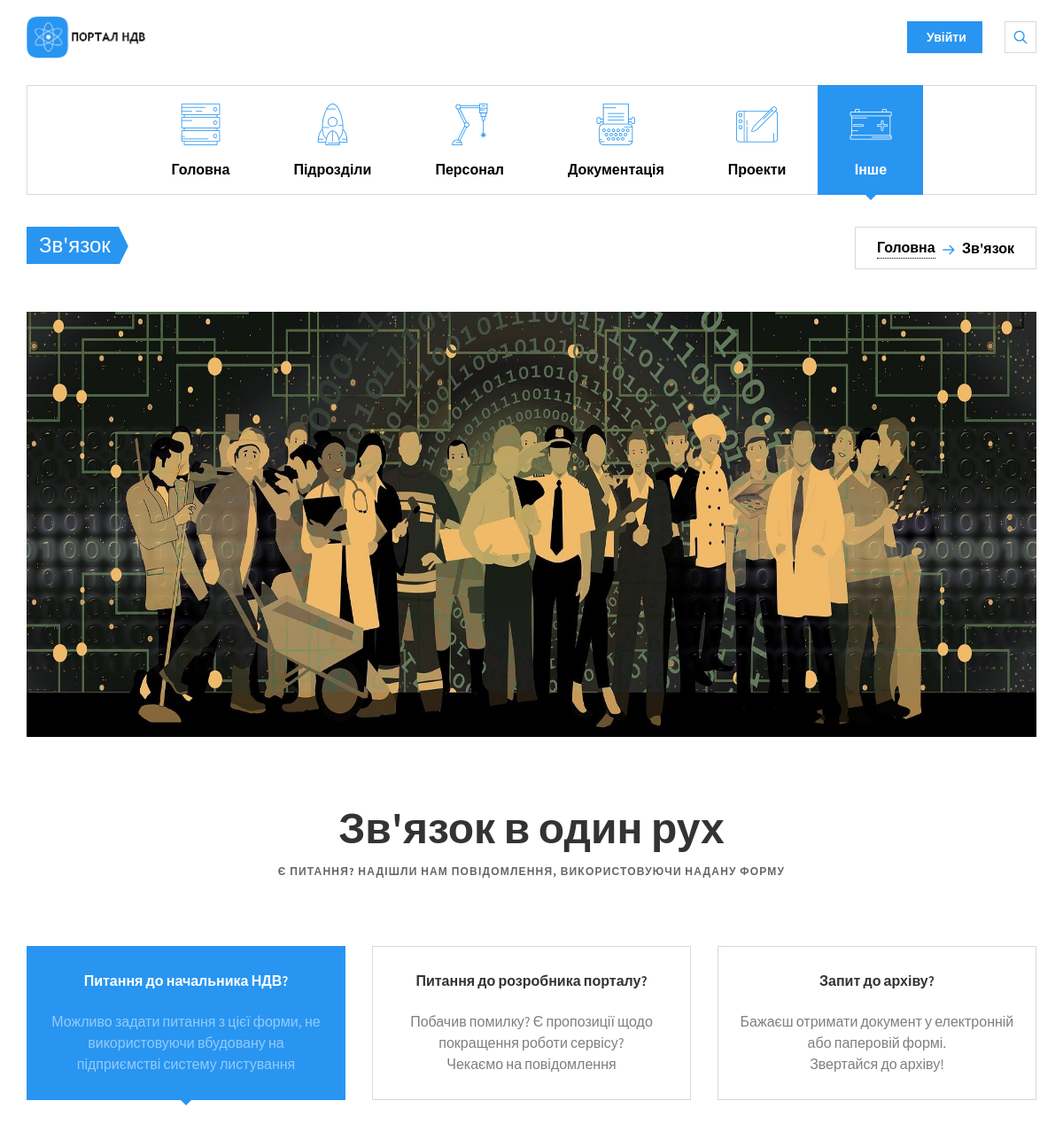
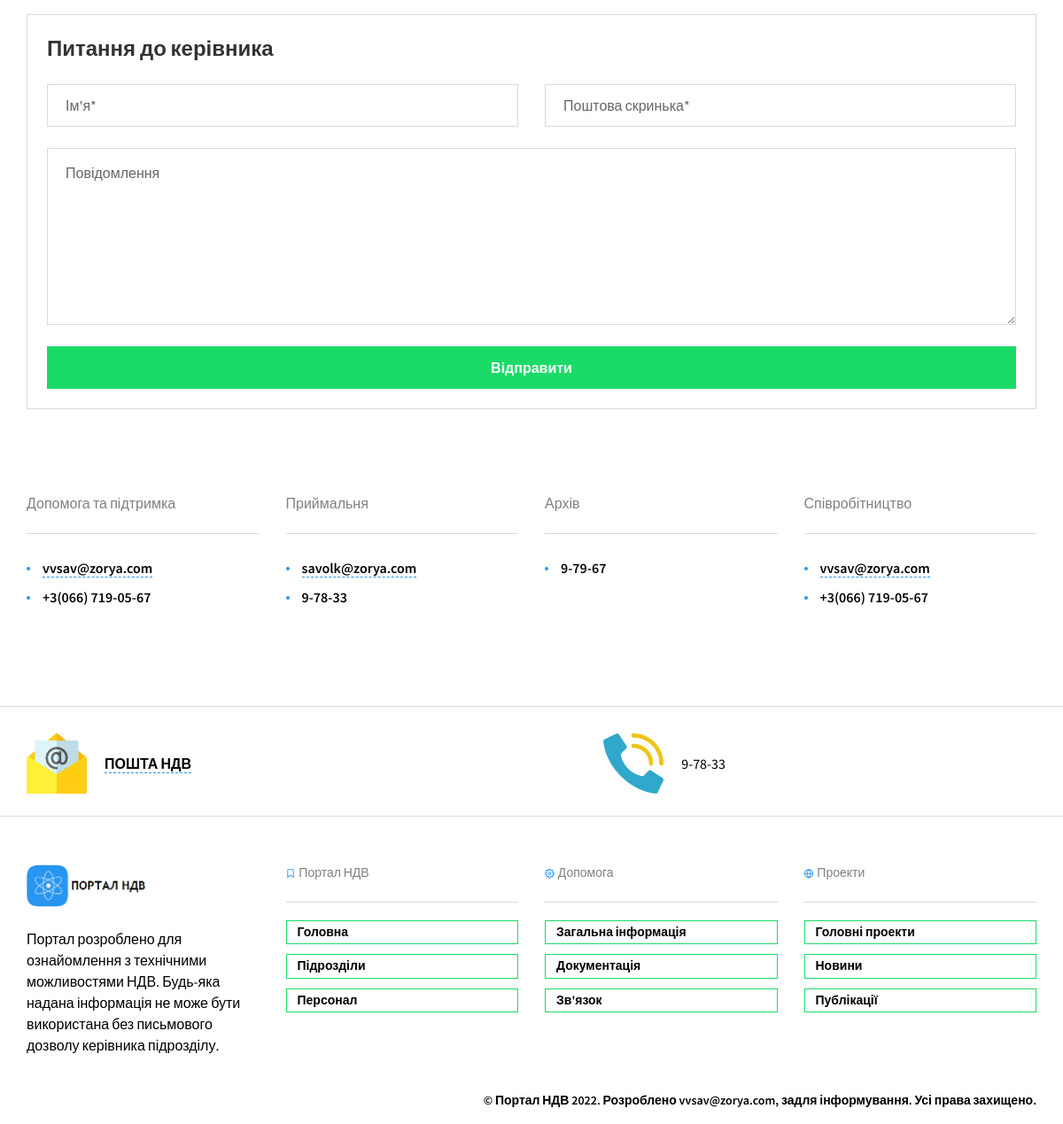
/contacts/, run on the app's committed database (2 pictures, top to bottom).
### nio_app/models.py (models this page shows, shortened)
class Main(models.Model):
    name = models.CharField(max_length=200, help_text='не більше ніж 200 символів',
                            verbose_name='Назва підрозділу')
    abr = models.CharField(max_length=10, help_text='не більше ніж 10 символів',
                           verbose_name='Абрівіатура підрозділу')
    slug = models.SlugField(max_length=200, unique=True, verbose_name='URL', db_index=True)
    divisions = models.ManyToManyField('Divisions', verbose_name='Підрозділи')
    description = models.TextField(max_length=5000, help_text='Введіть короткий опис підрозділу',
                                   verbose_name='Опис підрозділу')
    num_staff = models.IntegerField(verbose_name='Кількість персоналу', null=True, blank=True)
    num_projects = models.IntegerField(verbose_name='Кількість проектів', null=True, blank=True)
    num_docs = models.IntegerField(verbose_name='Загальна кількість документації', null=True, blank=True)
    boss = models.CharField(max_length=200, help_text='не більше ніж 200 символів',
                            verbose_name='ПІБ керівника')
    photo = models.ImageField(upload_to="workers_foto/", verbose_name="Фото")
    objects = models.Manager()
    """Визначення загальної кількості персоналу"""
    def staff(self):
        num = 0
        for d in self.divisions.all():
            if d.num_staff:
                num += d.num_staff
                self.num_staff = num
            else:
                self.num_staff = 0
        return self.num_staff
    staff.short_description = 'Загальна кількість персоналу'
    class Meta:
        verbose_name = 'Загальна інфо'
        verbose_name_plural = 'Загальна інфо'

class Staff(models.Model):
    fio = models.CharField(max_length=100, help_text='не більше ніж 100 символів',
                           verbose_name='ПІБ')
    slug = models.SlugField(max_length=100, unique=True, verbose_name='URL', db_index=True)
    div = models.ForeignKey(Divisions, on_delete=models.SET_NULL, verbose_name='Підрозділ', null=True)
    tabel = models.CharField(max_length=5, help_text='не більше ніж 5 символів', verbose_name='Табельный номер',
                             unique=True)
    prof = models.CharField(max_length=100, help_text='не більше ніж 100 символів',
                            verbose_name='Посада')
    oklad = models.IntegerField(verbose_name='Оклад')
    birthday = models.DateField(verbose_name="Дата народження", blank=True)
    phone = models.CharField(max_length=18, help_text='формат +38(ХХХ)-ХХХ-ХХ-ХХ',
                             verbose_name='Номер телефону')
    adress = models.CharField(max_length=100, help_text='формат пр/вул/провулок ХХХХХ д.ХХ кв.ХХ',
                              verbose_name='Домашня адреса')
    photo = models.ImageField(upload_to="workers_foto/", verbose_name="Фото")
    objects = models.Manager()
    class Meta:
        verbose_name = 'Персонал'
        verbose_name_plural = 'Персонал'
        ordering = ['fio']

### nio_app/views.py (the view)
# urls.py: path('contacts/', contacts, name='contacts'),
def contacts(request):
    context = {}
    context.update(CONTEXT)
    context['dev'] = Staff.objects.get(tabel='654')
    context['sec'] = Staff.objects.get(tabel='633')
    context['arh'] = Staff.objects.get(tabel='672')
    return render(request, 'nio_app/contacts.html', context=context)

### nio_app/templates/nio_app/contacts.html (shortened to what this page needs)
{% extends 'nio_app/base_portal.html' %}
{% load static %}
{% block main %}
<li class="menu-item-has-children">
  {% endblock main %}
  {% block divs %}
<li class="menu-item-has-children">
  {% endblock divs %}
  {% block staff %}
<li class="menu-item-has-children">
  {% endblock staff %}
  {% block docs %}
<li class="menu-item-has-children">
  {% endblock docs %}
  {% block projects %}
<li class="menu-item-has-children">
  {% endblock projects %}
  {% block other %}
<li class="menu-item-has-children current-menu-item">
  {% endblock other %}
{% block content %}
    <section class="page-title">
      <div class="container">
        <div class="inner">
          <div class="column">
            <div class="title">
              <a href="{% url 'nio_app:contacts' %}">
              <h1>Зв'язок</h1>
              </a>
            </div>
          </div>
          <div class="column">
            <div class="breadcrumbs">
              <a href="{% url 'nio_app:index_portal' %}">Головна</a>
              <span class="delimiter"><i class="icon-arrow-right"></i></span>
              <span>Зв'язок</span>
            </div>
          </div>
        </div>
      </div>
    </section>
<section class="master-slider ms-skin-default space-bottom-3x" id="contact-slider">
  <div class="ms-slide">
    <img src="{% static 'nio_app/masterslider/style/blank.gif' %}" data-src="{% static 'nio_app/img/sliders/contacts/web-gbcaf51ee2_1920.jpg' %}" alt="lorem ipsum dolor sit"/>
  </div>
  <div class="ms-slide">
  </div>
  <div class="ms-slide">
  </div>
</section>
<section class="container padding-bottom-3x">
  <h2 class="block-title text-center">
    Зв'язок в один рух
    <small>Є питання? Надішли нам повідомлення, використовуючи надану форму</small>
  </h2>
  <div class="tile-tabs padding-top padding-bottom">
    <div class="row">
      <div class="col-sm-4">
        <a href="#ndv" class="tab active" data-toggle="tab">
          <h3 class="tab-title">Питання до начальника НДВ?</h3>
          <p>Можливо задати питання з цієї форми, не використовуючи вбудовану на підприємстві систему листування</p>
        </a>
      </div>
      <div class="col-sm-4">
        <a href="#dev" class="tab" data-toggle="tab">
          <h3 class="tab-title">Питання до розробника порталу?</h3>
          <p>Побачив помилку? Є пропозиції щодо покращення роботи сервісу?<br>Чекаємо на повідомлення</p>
        </a>
      </div>
      <div class="col-sm-4">
        <a href="#doc" class="tab" data-toggle="tab">
          <h3 class="tab-title">Запит до архіву?</h3>
          <p>Бажаєш отримати документ у електронній або паперовій формі.<br>Звертайся до архіву!</p>
        </a>
      </div>
    </div>
    <div class="tab-content">
      <div role="tabpanel" class="tab-pane transition fade scale in active" id="ndv">
        <h4>Питання до керівника</h4>
        <form method="post" class="row" autocomplete="off">
          <div class="col-sm-6">
            <input type="text" class="form-control" placeholder="Ім'я*" required>
          </div>
          <div class="col-sm-6">
            <input type="email" class="form-control" placeholder="Поштова скринька*" required>
          </div>
          <div class="col-sm-12">
            <textarea class="form-control" rows="7" placeholder="Повідомлення"></textarea>
          </div>
          <div class="col-sm-12">
            <button type="submit" class="btn btn-primary btn-block space-top-none space-bottom-none">Відправити</button>
          </div>
        </form>
      </div>
    </div>
  </div>
</section>
<section class="container">
  <div class="row">
    <div class="col-sm-3">
      <h6 class="text-normal text-muted">Допомога та підтримка</h6>
      <hr class="space-bottom">
      <ul class="list-featured">
        <li><a href="mailto:vvsav@zorya.com?subject=Повідомлення%20з%20порталу&amp;body=Доброго%20Віталій!">vvsav@zorya.com</a></li>
        <li class="text-semibold">{{dev.phone}}</li>
      </ul>
    </div>
    <div class="col-sm-3">
      <h6 class="text-normal text-muted">Приймальня</h6>
      <hr class="space-bottom">
      <ul class="list-featured">
        <li><a href=mailto:savolk@zorya.com?subject=Повідомлення%20з%20порталу&amp;body=Доброго%20дня">savolk@zorya.com</a></li>
        <li class="text-semibold">{{sec.phone}}</li>
      </ul>
    </div>
    <div class="col-sm-3">
      <h6 class="text-normal text-muted">Архів</h6>
      <hr class="space-bottom">
      <ul class="list-featured">
        <li class="text-semibold">{{arh.phone}}</li>
      </ul>
    </div>
    <div class="col-sm-3">
      <h6 class="text-normal text-muted">Співробітництво</h6>
      <hr class="space-bottom">
      <ul class="list-featured">
        <li><a href="mailto:vvsav@zorya.com?subject=Повідомлення%20з%20порталу&amp;body=Доброго%20Віталій!">vvsav@zorya.com</a></li>
        <li class="text-semibold">{{dev.phone}}</li>
      </ul>
    </div>
  </div>
</section>
{% endblock content %}

### nio_app/templates/nio_app/base_portal.html (shortened to what this page needs)
<!DOCTYPE html>
<html>
<head>
  {% load static %}
  <link href="{% static 'nio_app/masterslider/style/masterslider.css' %}" rel="stylesheet" media="screen">
  <link href="{% static 'nio_app/css/styles.min.css' %}" rel="stylesheet" media="screen">
</head>
<body class="is-preloader preloading">
  <div class="page-wrapper">
    <header class="navbar navbar-sticky">
        {% include 'nio_app/include/header.html' %}
  {% for m in main %}
  <div class="container">
    <nav class="main-navigation">
      <ul class="menu">
        {% block main %}{% endblock main %}
          <a href="#" id="nav_header"><i class="flaticon-technology46"></i>Головна</a>
        </li>
        {% block divs %}{% endblock divs %}
          <a href="#"><i class="flaticon-space-ship2"></i>Підрозділи</a>
        </li>
        {% block staff %}{% endblock staff %}
          <a href="#"><i class="flaticon-technological"></i>Персонал</a>
        </li>
        {% block docs %}{% endblock docs %}
          <a href="#"><i class="flaticon-writing50"></i>Документація</a>
        </li>
        {% block projects %}{% endblock projects %}
          <a href="#"><i class="flaticon-drawing33"></i>Проекти</a>
        </li>
        {% block other %}{% endblock other %}
          <a href="#"><i class="flaticon-positive"></i>Інше</a>
        </li>
      </ul>
    </nav>
  </div>
  {% endfor %}
</header>
      {% block content %}
      {%  endblock content %}
{% include 'nio_app/include/footer.html' %}
</body>
</html>

### nio_app/static/nio_app/masterslider/style/masterslider.css (style rules this page uses)
.master-slider { position: relative; visibility: hidden; -moz-transform: translate3d(0 , 0 , 0); }
.master-slider, .master-slider * { -webkit-box-sizing: content-box; -moz-box-sizing: content-box; box-sizing: content-box; }
.master-slider img, .ms-slide-bgvideocont video { max-width:100%; }
.ms-slide { position:absolute; height:100%; -webkit-transform: translateZ(0px); -ms-transform: translateZ(0px); -o-transform: translateZ(0px); transform: translateZ(0px); }
.ms-wk .ms-slide { -webkit-transform-style: preserve-3d; transform-style: preserve-3d; }
.ms-slide .ms-slide-bgcont img , .ms-container , .ms-inner-controls-cont { -webkit-user-select:none; -moz-user-select:none; -ms-user-select:none; user-select:none; }

### data on the page
Staff: phone "+3(066) 719-05-67"
Staff: phone "9-78-33"
Staff: phone "9-79-67"
